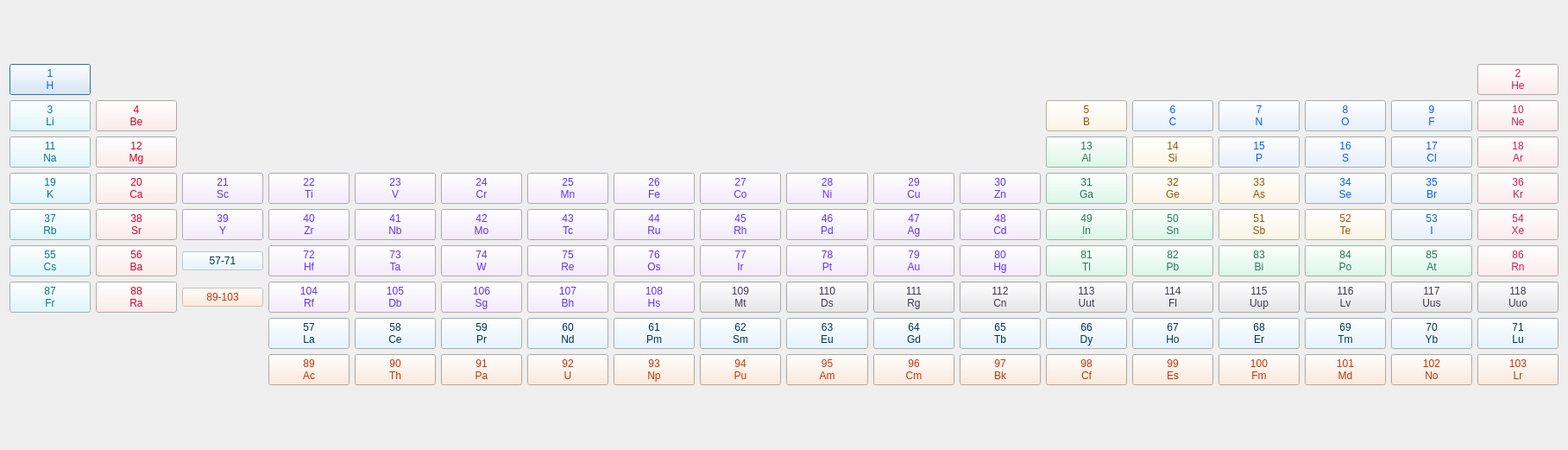
<?xml version="1.0" encoding="UTF-8"?>
<ui version="4.0">
 <class>Periodic_TDialog</class>
 <widget class="QDialog" name="Periodic_TDialog">
  <property name="geometry">
   <rect>
    <x>0</x>
    <y>0</y>
    <width>1817</width>
    <height>521</height>
   </rect>
  </property>
  <property name="windowTitle">
   <string>Periodic Table</string>
  </property>
  <layout class="QVBoxLayout" name="verticalLayout">
   <item>
    <layout class="QGridLayout" name="gridLayout">
     <item row="0" column="0">
      <widget class="QPushButton" name="Hydrogen">
       <property name="styleSheet">
        <string notr="true">background-color: #e2eeff;
color: #0060f0;</string>
       </property>
       <property name="text">
        <string>1
H</string>
       </property>
      </widget>
     </item>
     <item row="0" column="17">
      <widget class="QPushButton" name="Helium">
       <property name="styleSheet">
        <string notr="true">background-color: #ffe7eb;
border-color: #cd1d5e;
color: #cd1d5e;</string>
       </property>
       <property name="text">
        <string>2
He</string>
       </property>
      </widget>
     </item>
     <item row="1" column="0">
      <widget class="QPushButton" name="Lithium">
       <property name="styleSheet">
        <string notr="true">background-color: #d8f8ff;
color: #00758c;</string>
       </property>
       <property name="text">
        <string>3
Li</string>
       </property>
      </widget>
     </item>
     <item row="1" column="1">
      <widget class="QPushButton" name="Be">
       <property name="styleSheet">
        <string notr="true">background-color: #ffe7e7;
color: #d60024;</string>
       </property>
       <property name="text">
        <string>4
Be</string>
       </property>
      </widget>
     </item>
     <item row="1" column="12">
      <widget class="QPushButton" name="Boron">
       <property name="styleSheet">
        <string notr="true">background-color: #fef7e0;
border-color: #945700;
color: #945700;</string>
       </property>
       <property name="text">
        <string>5
B</string>
       </property>
      </widget>
     </item>
     <item row="1" column="13">
      <widget class="QPushButton" name="Carbon">
       <property name="styleSheet">
        <string notr="true">background-color: #e2eeff;
color: #0060f0;</string>
       </property>
       <property name="text">
        <string>6
C</string>
       </property>
      </widget>
     </item>
     <item row="1" column="14">
      <widget class="QPushButton" name="Nitrogen">
       <property name="styleSheet">
        <string notr="true">background-color: #e2eeff;
color: #0060f0;</string>
       </property>
       <property name="text">
        <string>7
N</string>
       </property>
      </widget>
     </item>
     <item row="1" column="15">
      <widget class="QPushButton" name="Oxygen">
       <property name="styleSheet">
        <string notr="true">background-color: #e2eeff;
color: #0060f0;</string>
       </property>
       <property name="text">
        <string>8
O</string>
       </property>
      </widget>
     </item>
     <item row="1" column="16">
      <widget class="QPushButton" name="Flourine">
       <property name="styleSheet">
        <string notr="true">background-color: #e2eeff;
color: #0060f0;</string>
       </property>
       <property name="text">
        <string>9
F</string>
       </property>
      </widget>
     </item>
     <item row="1" column="17">
      <widget class="QPushButton" name="Neon">
       <property name="styleSheet">
        <string notr="true">background-color: #ffe7eb;
border-color: #cd1d5e;
color: #cd1d5e;</string>
       </property>
       <property name="text">
        <string>10
Ne</string>
       </property>
      </widget>
     </item>
     <item row="2" column="0">
      <widget class="QPushButton" name="Sodium">
       <property name="styleSheet">
        <string notr="true">background-color: #d8f8ff;
color: #00758c;</string>
       </property>
       <property name="text">
        <string>11
Na</string>
       </property>
      </widget>
     </item>
     <item row="2" column="1">
      <widget class="QPushButton" name="Mg">
       <property name="styleSheet">
        <string notr="true">background-color: #ffe7e7;
color: #d60024;</string>
       </property>
       <property name="text">
        <string>12
Mg</string>
       </property>
      </widget>
     </item>
     <item row="2" column="12">
      <widget class="QPushButton" name="Al">
       <property name="styleSheet">
        <string notr="true">background-color: #d6f9e8;
border-color: #227754;
color: #227754;
</string>
       </property>
       <property name="text">
        <string>13
Al</string>
       </property>
      </widget>
     </item>
     <item row="2" column="13">
      <widget class="QPushButton" name="Si">
       <property name="styleSheet">
        <string notr="true">background-color: #fef7e0;
border-color: #945700;
color: #945700;</string>
       </property>
       <property name="text">
        <string>14
Si</string>
       </property>
      </widget>
     </item>
     <item row="2" column="14">
      <widget class="QPushButton" name="P">
       <property name="styleSheet">
        <string notr="true">background-color: #e2eeff;
color: #0060f0;</string>
       </property>
       <property name="text">
        <string>15
P</string>
       </property>
      </widget>
     </item>
     <item row="2" column="15">
      <widget class="QPushButton" name="S">
       <property name="styleSheet">
        <string notr="true">background-color: #e2eeff;
color: #0060f0;</string>
       </property>
       <property name="text">
        <string>16
S</string>
       </property>
      </widget>
     </item>
     <item row="2" column="16">
      <widget class="QPushButton" name="Cl">
       <property name="styleSheet">
        <string notr="true">background-color: #e2eeff;
color: #0060f0;</string>
       </property>
       <property name="text">
        <string>17
Cl</string>
       </property>
      </widget>
     </item>
     <item row="2" column="17">
      <widget class="QPushButton" name="Ar">
       <property name="styleSheet">
        <string notr="true">background-color: #ffe7eb;
border-color: #cd1d5e;
color: #cd1d5e;</string>
       </property>
       <property name="text">
        <string>18
Ar</string>
       </property>
      </widget>
     </item>
     <item row="3" column="0">
      <widget class="QPushButton" name="K">
       <property name="styleSheet">
        <string notr="true">background-color: #d8f8ff;
color: #00758c;</string>
       </property>
       <property name="text">
        <string>19
K</string>
       </property>
      </widget>
     </item>
     <item row="3" column="1">
      <widget class="QPushButton" name="Ca">
       <property name="styleSheet">
        <string notr="true">background-color: #ffe7e7;
color: #d60024;</string>
       </property>
       <property name="text">
        <string>20
Ca</string>
       </property>
      </widget>
     </item>
     <item row="3" column="2">
      <widget class="QPushButton" name="Sc">
       <property name="styleSheet">
        <string notr="true">background-color: #f3e8fd;
border-color: #6232ec;
color: #6232ec;</string>
       </property>
       <property name="text">
        <string>21
Sc</string>
       </property>
      </widget>
     </item>
     <item row="3" column="3">
      <widget class="QPushButton" name="Ti">
       <property name="styleSheet">
        <string notr="true">background-color: #f3e8fd;
border-color: #6232ec;
color: #6232ec;</string>
       </property>
       <property name="text">
        <string>22
Ti</string>
       </property>
      </widget>
     </item>
     <item row="3" column="4">
      <widget class="QPushButton" name="V">
       <property name="styleSheet">
        <string notr="true">background-color: #f3e8fd;
border-color: #6232ec;
color: #6232ec;</string>
       </property>
       <property name="text">
        <string>23
V</string>
       </property>
      </widget>
     </item>
     <item row="3" column="5">
      <widget class="QPushButton" name="Cr">
       <property name="styleSheet">
        <string notr="true">background-color: #f3e8fd;
border-color: #6232ec;
color: #6232ec;</string>
       </property>
       <property name="text">
        <string>24
Cr</string>
       </property>
      </widget>
     </item>
     <item row="3" column="6">
      <widget class="QPushButton" name="Mn">
       <property name="styleSheet">
        <string notr="true">background-color: #f3e8fd;
border-color: #6232ec;
color: #6232ec;</string>
       </property>
       <property name="text">
        <string>25
Mn</string>
       </property>
      </widget>
     </item>
     <item row="3" column="7">
      <widget class="QPushButton" name="Fe">
       <property name="styleSheet">
        <string notr="true">background-color: #f3e8fd;
border-color: #6232ec;
color: #6232ec;</string>
       </property>
       <property name="text">
        <string>26
Fe</string>
       </property>
      </widget>
     </item>
     <item row="3" column="8">
      <widget class="QPushButton" name="Co">
       <property name="styleSheet">
        <string notr="true">background-color: #f3e8fd;
border-color: #6232ec;
color: #6232ec;</string>
       </property>
       <property name="text">
        <string>27
Co</string>
       </property>
      </widget>
     </item>
     <item row="3" column="9">
      <widget class="QPushButton" name="Ni">
       <property name="styleSheet">
        <string notr="true">background-color: #f3e8fd;
border-color: #6232ec;
color: #6232ec;</string>
       </property>
       <property name="text">
        <string>28
Ni</string>
       </property>
      </widget>
     </item>
     <item row="3" column="10">
      <widget class="QPushButton" name="Cu">
       <property name="styleSheet">
        <string notr="true">background-color: #f3e8fd;
border-color: #6232ec;
color: #6232ec;</string>
       </property>
       <property name="text">
        <string>29
Cu</string>
       </property>
      </widget>
     </item>
     <item row="3" column="11">
      <widget class="QPushButton" name="Zn">
       <property name="styleSheet">
        <string notr="true">background-color: #f3e8fd;
border-color: #6232ec;
color: #6232ec;</string>
       </property>
       <property name="text">
        <string>30
Zn</string>
       </property>
      </widget>
     </item>
     <item row="3" column="12">
      <widget class="QPushButton" name="Ga">
       <property name="styleSheet">
        <string notr="true">background-color: #d6f9e8;
border-color: #227754;
color: #227754;
</string>
       </property>
       <property name="text">
        <string>31
Ga</string>
       </property>
      </widget>
     </item>
     <item row="3" column="13">
      <widget class="QPushButton" name="Ge">
       <property name="styleSheet">
        <string notr="true">background-color: #fef7e0;
border-color: #945700;
color: #945700;</string>
       </property>
       <property name="text">
        <string>32
Ge</string>
       </property>
      </widget>
     </item>
     <item row="3" column="14">
      <widget class="QPushButton" name="As">
       <property name="styleSheet">
        <string notr="true">background-color: #fef7e0;
border-color: #945700;
color: #945700;</string>
       </property>
       <property name="text">
        <string>33
As</string>
       </property>
      </widget>
     </item>
     <item row="3" column="15">
      <widget class="QPushButton" name="Se">
       <property name="styleSheet">
        <string notr="true">background-color: #e2eeff;
color: #0060f0;</string>
       </property>
       <property name="text">
        <string>34
Se</string>
       </property>
      </widget>
     </item>
     <item row="3" column="16">
      <widget class="QPushButton" name="Br">
       <property name="styleSheet">
        <string notr="true">background-color: #e2eeff;
color: #0060f0;</string>
       </property>
       <property name="text">
        <string>35
Br</string>
       </property>
      </widget>
     </item>
     <item row="3" column="17">
      <widget class="QPushButton" name="Kr">
       <property name="styleSheet">
        <string notr="true">background-color: #ffe7eb;
border-color: #cd1d5e;
color: #cd1d5e;</string>
       </property>
       <property name="text">
        <string>36
Kr</string>
       </property>
      </widget>
     </item>
     <item row="4" column="0">
      <widget class="QPushButton" name="Rb">
       <property name="styleSheet">
        <string notr="true">background-color: #d8f8ff;
color: #00758c;</string>
       </property>
       <property name="text">
        <string>37
Rb</string>
       </property>
      </widget>
     </item>
     <item row="4" column="1">
      <widget class="QPushButton" name="Sr">
       <property name="styleSheet">
        <string notr="true">background-color: #ffe7e7;
color: #d60024;</string>
       </property>
       <property name="text">
        <string>38
Sr</string>
       </property>
      </widget>
     </item>
     <item row="4" column="2">
      <widget class="QPushButton" name="Y">
       <property name="styleSheet">
        <string notr="true">background-color: #f3e8fd;
border-color: #6232ec;
color: #6232ec;</string>
       </property>
       <property name="text">
        <string>39
Y</string>
       </property>
      </widget>
     </item>
     <item row="4" column="3">
      <widget class="QPushButton" name="Zr">
       <property name="styleSheet">
        <string notr="true">background-color: #f3e8fd;
border-color: #6232ec;
color: #6232ec;</string>
       </property>
       <property name="text">
        <string>40
Zr</string>
       </property>
      </widget>
     </item>
     <item row="4" column="4">
      <widget class="QPushButton" name="Nb">
       <property name="styleSheet">
        <string notr="true">background-color: #f3e8fd;
border-color: #6232ec;
color: #6232ec;</string>
       </property>
       <property name="text">
        <string>41
Nb</string>
       </property>
      </widget>
     </item>
     <item row="4" column="5">
      <widget class="QPushButton" name="Mo">
       <property name="styleSheet">
        <string notr="true">background-color: #f3e8fd;
border-color: #6232ec;
color: #6232ec;</string>
       </property>
       <property name="text">
        <string>42
Mo</string>
       </property>
      </widget>
     </item>
     <item row="4" column="6">
      <widget class="QPushButton" name="Tc">
       <property name="styleSheet">
        <string notr="true">background-color: #f3e8fd;
border-color: #6232ec;
color: #6232ec;</string>
       </property>
       <property name="text">
        <string>43
Tc</string>
       </property>
      </widget>
     </item>
     <item row="4" column="7">
      <widget class="QPushButton" name="Ru">
       <property name="styleSheet">
        <string notr="true">background-color: #f3e8fd;
border-color: #6232ec;
color: #6232ec;</string>
       </property>
       <property name="text">
        <string>44
Ru</string>
       </property>
      </widget>
     </item>
     <item row="4" column="8">
      <widget class="QPushButton" name="Rh">
       <property name="styleSheet">
        <string notr="true">background-color: #f3e8fd;
border-color: #6232ec;
color: #6232ec;</string>
       </property>
       <property name="text">
        <string>45
Rh</string>
       </property>
      </widget>
     </item>
     <item row="4" column="9">
      <widget class="QPushButton" name="Pd">
       <property name="styleSheet">
        <string notr="true">background-color: #f3e8fd;
border-color: #6232ec;
color: #6232ec;</string>
       </property>
       <property name="text">
        <string>46
Pd</string>
       </property>
      </widget>
     </item>
     <item row="4" column="10">
      <widget class="QPushButton" name="Ag">
       <property name="styleSheet">
        <string notr="true">background-color: #f3e8fd;
border-color: #6232ec;
color: #6232ec;</string>
       </property>
       <property name="text">
        <string>47
Ag</string>
       </property>
      </widget>
     </item>
     <item row="4" column="11">
      <widget class="QPushButton" name="Cd">
       <property name="styleSheet">
        <string notr="true">background-color: #f3e8fd;
border-color: #6232ec;
color: #6232ec;</string>
       </property>
       <property name="text">
        <string>48
Cd</string>
       </property>
      </widget>
     </item>
     <item row="4" column="12">
      <widget class="QPushButton" name="In">
       <property name="styleSheet">
        <string notr="true">background-color: #d6f9e8;
border-color: #227754;
color: #227754;
</string>
       </property>
       <property name="text">
        <string>49
In</string>
       </property>
      </widget>
     </item>
     <item row="4" column="13">
      <widget class="QPushButton" name="Sn">
       <property name="styleSheet">
        <string notr="true">background-color: #d6f9e8;
border-color: #227754;
color: #227754;
</string>
       </property>
       <property name="text">
        <string>50
Sn</string>
       </property>
      </widget>
     </item>
     <item row="4" column="14">
      <widget class="QPushButton" name="Sb">
       <property name="styleSheet">
        <string notr="true">background-color: #fef7e0;
border-color: #945700;
color: #945700;</string>
       </property>
       <property name="text">
        <string>51
Sb</string>
       </property>
      </widget>
     </item>
     <item row="4" column="15">
      <widget class="QPushButton" name="Te">
       <property name="styleSheet">
        <string notr="true">background-color: #fef7e0;
border-color: #945700;
color: #945700;</string>
       </property>
       <property name="text">
        <string>52
Te</string>
       </property>
      </widget>
     </item>
     <item row="4" column="16">
      <widget class="QPushButton" name="I">
       <property name="styleSheet">
        <string notr="true">background-color: #e2eeff;
color: #0060f0;</string>
       </property>
       <property name="text">
        <string>53
I</string>
       </property>
      </widget>
     </item>
     <item row="4" column="17">
      <widget class="QPushButton" name="Xe">
       <property name="styleSheet">
        <string notr="true">background-color: #ffe7eb;
border-color: #cd1d5e;
color: #cd1d5e;</string>
       </property>
       <property name="text">
        <string>54
Xe</string>
       </property>
      </widget>
     </item>
     <item row="5" column="0">
      <widget class="QPushButton" name="Cs">
       <property name="styleSheet">
        <string notr="true">background-color: #d8f8ff;
color: #00758c;</string>
       </property>
       <property name="text">
        <string>55
Cs</string>
       </property>
      </widget>
     </item>
     <item row="5" column="1">
      <widget class="QPushButton" name="Ba">
       <property name="styleSheet">
        <string notr="true">background-color: #ffe7e7;
color: #d60024;</string>
       </property>
       <property name="text">
        <string>56
Ba</string>
       </property>
      </widget>
     </item>
     <item row="5" column="2">
      <widget class="QPushButton" name="Lanthanide">
       <property name="enabled">
        <bool>false</bool>
       </property>
       <property name="styleSheet">
        <string notr="true">background-color: #dff3ff;
color: #003355;</string>
       </property>
       <property name="text">
        <string>57-71</string>
       </property>
      </widget>
     </item>
     <item row="5" column="3">
      <widget class="QPushButton" name="Hf">
       <property name="styleSheet">
        <string notr="true">background-color: #f3e8fd;
border-color: #6232ec;
color: #6232ec;</string>
       </property>
       <property name="text">
        <string>72
Hf</string>
       </property>
      </widget>
     </item>
     <item row="5" column="4">
      <widget class="QPushButton" name="Ta">
       <property name="styleSheet">
        <string notr="true">background-color: #f3e8fd;
border-color: #6232ec;
color: #6232ec;</string>
       </property>
       <property name="text">
        <string>73
Ta</string>
       </property>
      </widget>
     </item>
     <item row="5" column="5">
      <widget class="QPushButton" name="W">
       <property name="styleSheet">
        <string notr="true">background-color: #f3e8fd;
border-color: #6232ec;
color: #6232ec;</string>
       </property>
       <property name="text">
        <string>74
W</string>
       </property>
      </widget>
     </item>
     <item row="5" column="6">
      <widget class="QPushButton" name="Re">
       <property name="styleSheet">
        <string notr="true">background-color: #f3e8fd;
border-color: #6232ec;
color: #6232ec;</string>
       </property>
       <property name="text">
        <string>75
Re</string>
       </property>
      </widget>
     </item>
     <item row="5" column="7">
      <widget class="QPushButton" name="Os">
       <property name="styleSheet">
        <string notr="true">background-color: #f3e8fd;
border-color: #6232ec;
color: #6232ec;</string>
       </property>
       <property name="text">
        <string>76
Os</string>
       </property>
      </widget>
     </item>
     <item row="5" column="8">
      <widget class="QPushButton" name="Ir">
       <property name="styleSheet">
        <string notr="true">background-color: #f3e8fd;
border-color: #6232ec;
color: #6232ec;</string>
       </property>
       <property name="text">
        <string>77
Ir</string>
       </property>
      </widget>
     </item>
     <item row="5" column="9">
      <widget class="QPushButton" name="Pt">
       <property name="styleSheet">
        <string notr="true">background-color: #f3e8fd;
border-color: #6232ec;
color: #6232ec;</string>
       </property>
       <property name="text">
        <string>78
Pt</string>
       </property>
      </widget>
     </item>
     <item row="5" column="10">
      <widget class="QPushButton" name="Au">
       <property name="styleSheet">
        <string notr="true">background-color: #f3e8fd;
border-color: #6232ec;
color: #6232ec;</string>
       </property>
       <property name="text">
        <string>79
Au</string>
       </property>
      </widget>
     </item>
     <item row="5" column="11">
      <widget class="QPushButton" name="Hg">
       <property name="styleSheet">
        <string notr="true">background-color: #f3e8fd;
border-color: #6232ec;
color: #6232ec;</string>
       </property>
       <property name="text">
        <string>80
Hg</string>
       </property>
      </widget>
     </item>
     <item row="5" column="12">
      <widget class="QPushButton" name="Tl">
       <property name="styleSheet">
        <string notr="true">background-color: #d6f9e8;
border-color: #227754;
color: #227754;
</string>
       </property>
       <property name="text">
        <string>81
Tl</string>
       </property>
      </widget>
     </item>
     <item row="5" column="13">
      <widget class="QPushButton" name="Pb">
       <property name="styleSheet">
        <string notr="true">background-color: #d6f9e8;
border-color: #227754;
color: #227754;
</string>
       </property>
       <property name="text">
        <string>82
Pb</string>
       </property>
      </widget>
     </item>
     <item row="5" column="14">
      <widget class="QPushButton" name="Bi">
       <property name="styleSheet">
        <string notr="true">background-color: #d6f9e8;
border-color: #227754;
color: #227754;
</string>
       </property>
       <property name="text">
        <string>83
Bi</string>
       </property>
      </widget>
     </item>
     <item row="5" column="15">
      <widget class="QPushButton" name="Po">
       <property name="styleSheet">
        <string notr="true">background-color: #d6f9e8;
border-color: #227754;
color: #227754;
</string>
       </property>
       <property name="text">
        <string>84
Po</string>
       </property>
      </widget>
     </item>
     <item row="5" column="16">
      <widget class="QPushButton" name="At">
       <property name="styleSheet">
        <string notr="true">background-color: #d6f9e8;
border-color: #227754;
color: #227754;
</string>
       </property>
       <property name="text">
        <string>85
At</string>
       </property>
      </widget>
     </item>
     <item row="5" column="17">
      <widget class="QPushButton" name="Rn">
       <property name="styleSheet">
        <string notr="true">background-color: #ffe7eb;
border-color: #cd1d5e;
color: #cd1d5e;</string>
       </property>
       <property name="text">
        <string>86
Rn</string>
       </property>
      </widget>
     </item>
     <item row="6" column="0">
      <widget class="QPushButton" name="Fr">
       <property name="styleSheet">
        <string notr="true">background-color: #d8f8ff;
color: #00758c;</string>
       </property>
       <property name="text">
        <string>87
Fr</string>
       </property>
      </widget>
     </item>
     <item row="6" column="1">
      <widget class="QPushButton" name="Ra">
       <property name="styleSheet">
        <string notr="true">background-color: #ffe7e7;
color: #d60024;</string>
       </property>
       <property name="text">
        <string>88
Ra</string>
       </property>
      </widget>
     </item>
     <item row="6" column="2">
      <widget class="QPushButton" name="Actinide">
       <property name="enabled">
        <bool>false</bool>
       </property>
       <property name="styleSheet">
        <string notr="true">background-color: #ffe6d4;
border-color: #c73200;
color: #c73200;</string>
       </property>
       <property name="text">
        <string>89-103</string>
       </property>
      </widget>
     </item>
     <item row="6" column="3">
      <widget class="QPushButton" name="Rf">
       <property name="styleSheet">
        <string notr="true">background-color: #f3e8fd;
border-color: #6232ec;
color: #6232ec;</string>
       </property>
       <property name="text">
        <string>104
Rf</string>
       </property>
      </widget>
     </item>
     <item row="6" column="4">
      <widget class="QPushButton" name="Db">
       <property name="styleSheet">
        <string notr="true">background-color: #f3e8fd;
border-color: #6232ec;
color: #6232ec;</string>
       </property>
       <property name="text">
        <string>105
Db</string>
       </property>
      </widget>
     </item>
     <item row="6" column="5">
      <widget class="QPushButton" name="Sg">
       <property name="styleSheet">
        <string notr="true">background-color: #f3e8fd;
border-color: #6232ec;
color: #6232ec;</string>
       </property>
       <property name="text">
        <string>106
Sg</string>
       </property>
      </widget>
     </item>
     <item row="6" column="6">
      <widget class="QPushButton" name="Bh">
       <property name="styleSheet">
        <string notr="true">background-color: #f3e8fd;
border-color: #6232ec;
color: #6232ec;</string>
       </property>
       <property name="text">
        <string>107
Bh</string>
       </property>
      </widget>
     </item>
     <item row="6" column="7">
      <widget class="QPushButton" name="Hs">
       <property name="styleSheet">
        <string notr="true">background-color: #f3e8fd;
border-color: #6232ec;
color: #6232ec;</string>
       </property>
       <property name="text">
        <string>108
Hs</string>
       </property>
      </widget>
     </item>
     <item row="6" column="8">
      <widget class="QPushButton" name="Mt">
       <property name="styleSheet">
        <string notr="true">background-color: #e7e7ea;
border-color: #3f374f;
color: #3f374f;</string>
       </property>
       <property name="text">
        <string>109
Mt</string>
       </property>
      </widget>
     </item>
     <item row="6" column="9">
      <widget class="QPushButton" name="Ds">
       <property name="styleSheet">
        <string notr="true">background-color: #e7e7ea;
border-color: #3f374f;
color: #3f374f;</string>
       </property>
       <property name="text">
        <string>110
Ds</string>
       </property>
      </widget>
     </item>
     <item row="6" column="10">
      <widget class="QPushButton" name="Rg">
       <property name="whatsThis">
        <string>&lt;html&gt;&lt;head/&gt;&lt;body&gt;&lt;p&gt;background-color: #e7e7ea;&lt;/p&gt;&lt;p&gt;border-color: #3f374f;&lt;/p&gt;&lt;p&gt;color: #3f374f;&lt;/p&gt;&lt;/body&gt;&lt;/html&gt;</string>
       </property>
       <property name="styleSheet">
        <string notr="true">background-color: #e7e7ea;
border-color: #3f374f;
color: #3f374f;</string>
       </property>
       <property name="text">
        <string>111
Rg</string>
       </property>
      </widget>
     </item>
     <item row="6" column="11">
      <widget class="QPushButton" name="Cn">
       <property name="styleSheet">
        <string notr="true">background-color: #e7e7ea;
border-color: #3f374f;
color: #3f374f;</string>
       </property>
       <property name="text">
        <string>112
Cn</string>
       </property>
      </widget>
     </item>
     <item row="6" column="12">
      <widget class="QPushButton" name="Uut">
       <property name="styleSheet">
        <string notr="true">background-color: #e7e7ea;
border-color: #3f374f;
color: #3f374f;</string>
       </property>
       <property name="text">
        <string>113
Uut</string>
       </property>
      </widget>
     </item>
     <item row="6" column="13">
      <widget class="QPushButton" name="Fl">
       <property name="styleSheet">
        <string notr="true">background-color: #e7e7ea;
border-color: #3f374f;
color: #3f374f;</string>
       </property>
       <property name="text">
        <string>114
Fl</string>
       </property>
      </widget>
     </item>
     <item row="6" column="14">
      <widget class="QPushButton" name="Uup">
       <property name="styleSheet">
        <string notr="true">background-color: #e7e7ea;
border-color: #3f374f;
color: #3f374f;</string>
       </property>
       <property name="text">
        <string>115
Uup</string>
       </property>
      </widget>
     </item>
     <item row="6" column="15">
      <widget class="QPushButton" name="Lv">
       <property name="styleSheet">
        <string notr="true">background-color: #e7e7ea;
border-color: #3f374f;
color: #3f374f;</string>
       </property>
       <property name="text">
        <string>116
Lv</string>
       </property>
      </widget>
     </item>
     <item row="6" column="16">
      <widget class="QPushButton" name="Uus">
       <property name="styleSheet">
        <string notr="true">background-color: #e7e7ea;
border-color: #3f374f;
color: #3f374f;</string>
       </property>
       <property name="text">
        <string>117
Uus</string>
       </property>
      </widget>
     </item>
     <item row="6" column="17">
      <widget class="QPushButton" name="Uuo">
       <property name="styleSheet">
        <string notr="true">background-color: #e7e7ea;
border-color: #3f374f;
color: #3f374f;</string>
       </property>
       <property name="text">
        <string>118
Uuo</string>
       </property>
      </widget>
     </item>
     <item row="7" column="3">
      <widget class="QPushButton" name="La">
       <property name="styleSheet">
        <string notr="true">background-color: #dff3ff;
color: #003355;</string>
       </property>
       <property name="text">
        <string>57
La</string>
       </property>
      </widget>
     </item>
     <item row="7" column="4">
      <widget class="QPushButton" name="Ce">
       <property name="styleSheet">
        <string notr="true">background-color: #dff3ff;
color: #003355;</string>
       </property>
       <property name="text">
        <string>58
Ce</string>
       </property>
      </widget>
     </item>
     <item row="7" column="5">
      <widget class="QPushButton" name="Pr">
       <property name="styleSheet">
        <string notr="true">background-color: #dff3ff;
color: #003355;</string>
       </property>
       <property name="text">
        <string>59
Pr</string>
       </property>
      </widget>
     </item>
     <item row="7" column="6">
      <widget class="QPushButton" name="Nd">
       <property name="styleSheet">
        <string notr="true">background-color: #dff3ff;
color: #003355;</string>
       </property>
       <property name="text">
        <string>60
Nd</string>
       </property>
      </widget>
     </item>
     <item row="7" column="7">
      <widget class="QPushButton" name="Pm">
       <property name="styleSheet">
        <string notr="true">background-color: #dff3ff;
color: #003355;</string>
       </property>
       <property name="text">
        <string>61
Pm</string>
       </property>
      </widget>
     </item>
     <item row="7" column="8">
      <widget class="QPushButton" name="Sm">
       <property name="styleSheet">
        <string notr="true">background-color: #dff3ff;
color: #003355;</string>
       </property>
       <property name="text">
        <string>62
Sm</string>
       </property>
      </widget>
     </item>
     <item row="7" column="9">
      <widget class="QPushButton" name="Eu">
       <property name="styleSheet">
        <string notr="true">background-color: #dff3ff;
color: #003355;</string>
       </property>
       <property name="text">
        <string>63
Eu</string>
       </property>
      </widget>
     </item>
     <item row="7" column="10">
      <widget class="QPushButton" name="Gd">
       <property name="styleSheet">
        <string notr="true">background-color: #dff3ff;
color: #003355;</string>
       </property>
       <property name="text">
        <string>64
Gd</string>
       </property>
      </widget>
     </item>
     <item row="7" column="11">
      <widget class="QPushButton" name="Tb">
       <property name="styleSheet">
        <string notr="true">background-color: #dff3ff;
color: #003355;</string>
       </property>
       <property name="text">
        <string>65
Tb</string>
       </property>
      </widget>
     </item>
     <item row="7" column="12">
      <widget class="QPushButton" name="Dy">
       <property name="styleSheet">
        <string notr="true">background-color: #dff3ff;
color: #003355;</string>
       </property>
       <property name="text">
        <string>66
Dy</string>
       </property>
      </widget>
     </item>
     <item row="7" column="13">
      <widget class="QPushButton" name="Ho">
       <property name="styleSheet">
        <string notr="true">background-color: #dff3ff;
color: #003355;</string>
       </property>
       <property name="text">
        <string>67
Ho</string>
       </property>
      </widget>
     </item>
     <item row="7" column="14">
      <widget class="QPushButton" name="Er">
       <property name="styleSheet">
        <string notr="true">background-color: #dff3ff;
color: #003355;</string>
       </property>
       <property name="text">
        <string>68
Er</string>
       </property>
      </widget>
     </item>
     <item row="7" column="15">
      <widget class="QPushButton" name="Tm">
       <property name="styleSheet">
        <string notr="true">background-color: #dff3ff;
color: #003355;</string>
       </property>
       <property name="text">
        <string>69
Tm</string>
       </property>
      </widget>
     </item>
     <item row="7" column="16">
      <widget class="QPushButton" name="Yb">
       <property name="styleSheet">
        <string notr="true">background-color: #dff3ff;
color: #003355;</string>
       </property>
       <property name="text">
        <string>70
Yb</string>
       </property>
      </widget>
     </item>
     <item row="7" column="17">
      <widget class="QPushButton" name="Lu">
       <property name="styleSheet">
        <string notr="true">background-color: #dff3ff;
color: #003355;</string>
       </property>
       <property name="text">
        <string>71
Lu</string>
       </property>
      </widget>
     </item>
     <item row="8" column="3">
      <widget class="QPushButton" name="Ac">
       <property name="styleSheet">
        <string notr="true">background-color: #ffe6d4;
border-color: #c73200;
color: #c73200;</string>
       </property>
       <property name="text">
        <string>89
Ac</string>
       </property>
      </widget>
     </item>
     <item row="8" column="4">
      <widget class="QPushButton" name="Th">
       <property name="styleSheet">
        <string notr="true">background-color: #ffe6d4;
border-color: #c73200;
color: #c73200;</string>
       </property>
       <property name="text">
        <string>90
Th</string>
       </property>
      </widget>
     </item>
     <item row="8" column="5">
      <widget class="QPushButton" name="Pa">
       <property name="styleSheet">
        <string notr="true">background-color: #ffe6d4;
border-color: #c73200;
color: #c73200;</string>
       </property>
       <property name="text">
        <string>91
Pa</string>
       </property>
      </widget>
     </item>
     <item row="8" column="6">
      <widget class="QPushButton" name="U">
       <property name="styleSheet">
        <string notr="true">background-color: #ffe6d4;
border-color: #c73200;
color: #c73200;</string>
       </property>
       <property name="text">
        <string>92
U</string>
       </property>
      </widget>
     </item>
     <item row="8" column="7">
      <widget class="QPushButton" name="Np">
       <property name="styleSheet">
        <string notr="true">background-color: #ffe6d4;
border-color: #c73200;
color: #c73200;</string>
       </property>
       <property name="text">
        <string>93
Np</string>
       </property>
      </widget>
     </item>
     <item row="8" column="8">
      <widget class="QPushButton" name="Pu">
       <property name="styleSheet">
        <string notr="true">background-color: #ffe6d4;
border-color: #c73200;
color: #c73200;</string>
       </property>
       <property name="text">
        <string>94
Pu</string>
       </property>
      </widget>
     </item>
     <item row="8" column="9">
      <widget class="QPushButton" name="Am">
       <property name="styleSheet">
        <string notr="true">background-color: #ffe6d4;
border-color: #c73200;
color: #c73200;</string>
       </property>
       <property name="text">
        <string>95
Am</string>
       </property>
      </widget>
     </item>
     <item row="8" column="10">
      <widget class="QPushButton" name="Cm">
       <property name="styleSheet">
        <string notr="true">background-color: #ffe6d4;
border-color: #c73200;
color: #c73200;</string>
       </property>
       <property name="text">
        <string>96
Cm</string>
       </property>
      </widget>
     </item>
     <item row="8" column="11">
      <widget class="QPushButton" name="Bk">
       <property name="styleSheet">
        <string notr="true">background-color: #ffe6d4;
border-color: #c73200;
color: #c73200;</string>
       </property>
       <property name="text">
        <string>97
Bk</string>
       </property>
      </widget>
     </item>
     <item row="8" column="12">
      <widget class="QPushButton" name="Cf">
       <property name="styleSheet">
        <string notr="true">background-color: #ffe6d4;
border-color: #c73200;
color: #c73200;</string>
       </property>
       <property name="text">
        <string>98
Cf</string>
       </property>
      </widget>
     </item>
     <item row="8" column="13">
      <widget class="QPushButton" name="Es">
       <property name="styleSheet">
        <string notr="true">background-color: #ffe6d4;
border-color: #c73200;
color: #c73200;</string>
       </property>
       <property name="text">
        <string>99
Es</string>
       </property>
      </widget>
     </item>
     <item row="8" column="14">
      <widget class="QPushButton" name="Fm">
       <property name="styleSheet">
        <string notr="true">background-color: #ffe6d4;
border-color: #c73200;
color: #c73200;</string>
       </property>
       <property name="text">
        <string>100
Fm</string>
       </property>
      </widget>
     </item>
     <item row="8" column="15">
      <widget class="QPushButton" name="Md">
       <property name="styleSheet">
        <string notr="true">background-color: #ffe6d4;
border-color: #c73200;
color: #c73200;</string>
       </property>
       <property name="text">
        <string>101
Md</string>
       </property>
      </widget>
     </item>
     <item row="8" column="16">
      <widget class="QPushButton" name="No">
       <property name="styleSheet">
        <string notr="true">background-color: #ffe6d4;
border-color: #c73200;
color: #c73200;</string>
       </property>
       <property name="text">
        <string>102
No</string>
       </property>
      </widget>
     </item>
     <item row="8" column="17">
      <widget class="QPushButton" name="Lr">
       <property name="enabled">
        <bool>true</bool>
       </property>
       <property name="styleSheet">
        <string notr="true">background-color: #ffe6d4;
border-color: #c73200;
color: #c73200;</string>
       </property>
       <property name="text">
        <string>103
Lr</string>
       </property>
      </widget>
     </item>
    </layout>
   </item>
  </layout>
 </widget>
 <resources/>
 <connections/>
</ui>
